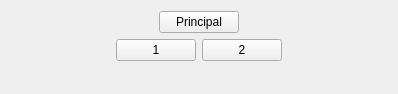
<?xml version="1.0" encoding="UTF-8"?>
<ui version="4.0">
 <class>MainWindow</class>
 <widget class="QMainWindow" name="MainWindow">
  <property name="geometry">
   <rect>
    <x>0</x>
    <y>0</y>
    <width>398</width>
    <height>94</height>
   </rect>
  </property>
  <property name="windowTitle">
   <string>MainWindow</string>
  </property>
  <widget class="QWidget" name="centralWidget">
   <layout class="QVBoxLayout" name="verticalLayout">
    <item>
     <layout class="QHBoxLayout" name="horizontalLayout_2">
      <item>
       <spacer name="horizontalSpacer_3">
        <property name="orientation">
         <enum>Qt::Horizontal</enum>
        </property>
        <property name="sizeHint" stdset="0">
         <size>
          <width>40</width>
          <height>20</height>
         </size>
        </property>
       </spacer>
      </item>
      <item>
       <widget class="QPushButton" name="pushButton">
        <property name="text">
         <string>Principal</string>
        </property>
       </widget>
      </item>
      <item>
       <spacer name="horizontalSpacer_4">
        <property name="orientation">
         <enum>Qt::Horizontal</enum>
        </property>
        <property name="sizeHint" stdset="0">
         <size>
          <width>40</width>
          <height>20</height>
         </size>
        </property>
       </spacer>
      </item>
     </layout>
    </item>
    <item>
     <layout class="QHBoxLayout" name="horizontalLayout">
      <item>
       <spacer name="horizontalSpacer">
        <property name="orientation">
         <enum>Qt::Horizontal</enum>
        </property>
        <property name="sizeHint" stdset="0">
         <size>
          <width>40</width>
          <height>20</height>
         </size>
        </property>
       </spacer>
      </item>
      <item>
       <widget class="QPushButton" name="pushButton_2">
        <property name="text">
         <string>1</string>
        </property>
       </widget>
      </item>
      <item>
       <widget class="QPushButton" name="pushButton_3">
        <property name="text">
         <string>2</string>
        </property>
       </widget>
      </item>
      <item>
       <spacer name="horizontalSpacer_2">
        <property name="orientation">
         <enum>Qt::Horizontal</enum>
        </property>
        <property name="sizeHint" stdset="0">
         <size>
          <width>40</width>
          <height>20</height>
         </size>
        </property>
       </spacer>
      </item>
     </layout>
    </item>
    <item>
     <spacer name="verticalSpacer">
      <property name="orientation">
       <enum>Qt::Vertical</enum>
      </property>
      <property name="sizeHint" stdset="0">
       <size>
        <width>20</width>
        <height>7</height>
       </size>
      </property>
     </spacer>
    </item>
   </layout>
  </widget>
 </widget>
 <layoutdefault spacing="6" margin="11"/>
 <resources/>
 <connections>
  <connection>
   <sender>pushButton</sender>
   <signal>clicked()</signal>
   <receiver>pushButton_2</receiver>
   <slot>click()</slot>
   <hints>
    <hint type="sourcelabel">
     <x>195</x>
     <y>24</y>
    </hint>
    <hint type="destinationlabel">
     <x>137</x>
     <y>66</y>
    </hint>
   </hints>
  </connection>
  <connection>
   <sender>pushButton</sender>
   <signal>clicked()</signal>
   <receiver>pushButton_3</receiver>
   <slot>click()</slot>
   <hints>
    <hint type="sourcelabel">
     <x>230</x>
     <y>24</y>
    </hint>
    <hint type="destinationlabel">
     <x>251</x>
     <y>46</y>
    </hint>
   </hints>
  </connection>
 </connections>
</ui>
